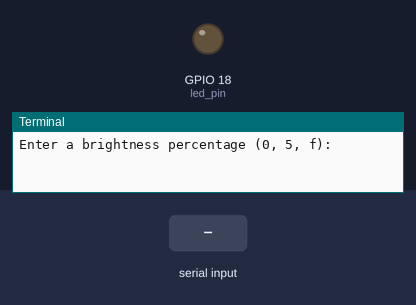
A program run on a simulated Raspberry Pi (BCM pin numbers). Parts: output pins drawn as LEDs (lit = HIGH), the last lines printed to the terminal. Inputs (shaded band) come from the test bench.

Above: at 1.2 s.
1.3 s: "f" typed at the terminal, then Enter
At 2.5 s:
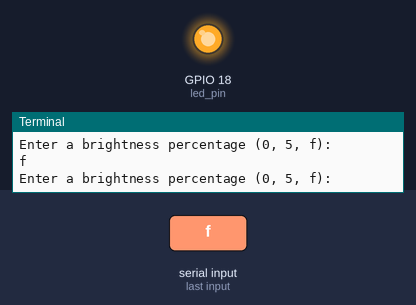
2.8 s: "5" typed at the terminal, then Enter
At 3.6 s:
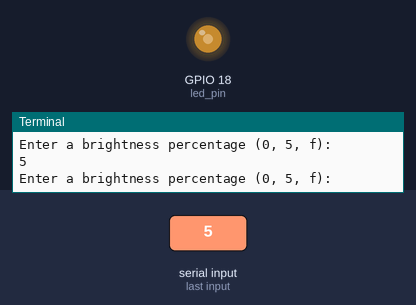
4.3 s: "f" typed at the terminal, then Enter
At 4.8 s:
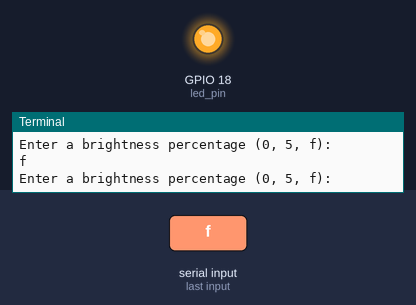
Timing chart, 0 to 7.3 s (numbered marks = the images above; inputs shaded):
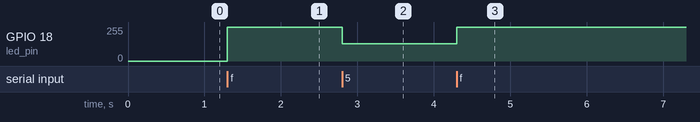

Measured:
- after the input at 1.3 s, GPIO 18 (led_pin): 0/255 → 255/255 at once
- after the input at 2.8 s, GPIO 18 (led_pin): 255/255 → 128/255 at once
- after the input at 4.3 s, GPIO 18 (led_pin): 128/255 → 255/255 at once

The program:

Keyboard2.py
```python
import RPi.GPIO as GPIO
import time

led_pin = 18
GPIO.setmode(GPIO.BCM)
GPIO.setup(led_pin, GPIO.OUT)
led_pwm=GPIO.PWM(led_pin, 100)
led_pwm.start(0)

try:
	while True:
		userInput = input("Enter a brightness percentage (0, 5, f): ")
		if userInput == 'f':
			led_pwm.ChangeDutyCycle(100)
		elif userInput == '5':
			led_pwm.ChangeDutyCycle(50)
		elif userInput == '0':
			led_pwm.ChangeDutyCycle(0)

except KeyboardInterrupt:
	print("fucked")
	led_pwm.stop()
	GPIO.cleanup()
	
```
